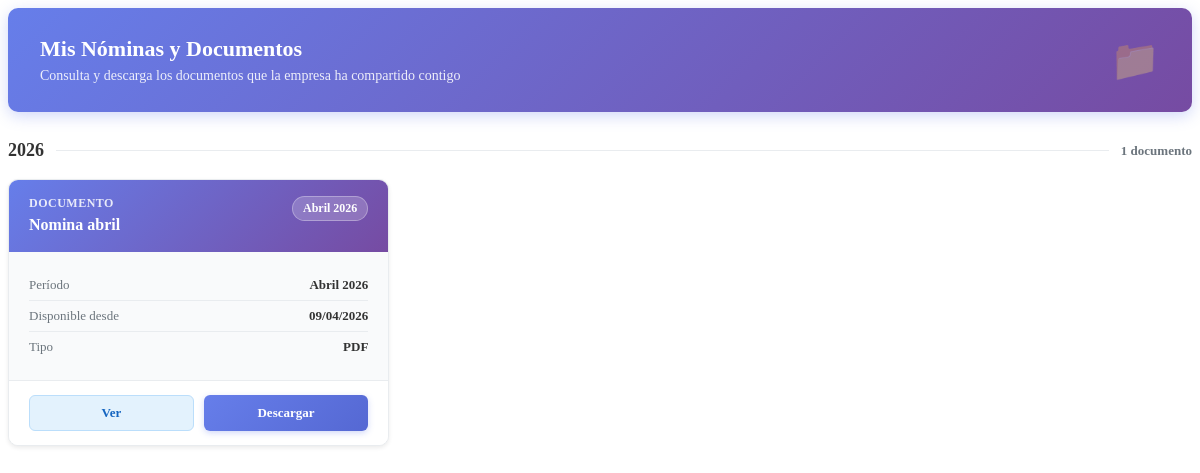
The page /secciones/mis_nominas.php (signed in) on the database its author committed.
### tables this page shows
CREATE TABLE `documentos` (
  `id_documento` int(11) NOT NULL,
  `id_usuario` int(11) NOT NULL,
  `id_empresa` int(11) NOT NULL,
  `titulo` varchar(100) NOT NULL,
  `mes` int(11) NOT NULL,
  `anio` int(11) NOT NULL,
  `ruta_archivo` varchar(255) NOT NULL,
  `fecha_subida` timestamp NOT NULL DEFAULT current_timestamp()
);

### secciones/mis_nominas.php (the view, shortened to what this page needs)
<?php
require_once __DIR__ . '/../config.php';
$idUsuario = $_SESSION['usuario']['id'];
$meses = ['','Enero','Febrero','Marzo','Abril','Mayo','Junio',
          'Julio','Agosto','Septiembre','Octubre','Noviembre','Diciembre'];
$stmt = $pdo->prepare("
    SELECT * FROM documentos
    WHERE id_usuario = ?
    ORDER BY anio DESC, mes DESC, fecha_subida DESC
");
$stmt->execute([$idUsuario]);
$documentos = $stmt->fetchAll(PDO::FETCH_ASSOC);
$porAnio = [];
foreach ($documentos as $doc) {
    $porAnio[$doc['anio']][] = $doc;
}
?>
<link rel="stylesheet" href="css/nominas.css">
<div class="nominas-wrapper">
    <div class="nominas-header-banner">
        <div>
            <h2> Mis Nóminas y Documentos</h2>
            <p>Consulta y descarga los documentos que la empresa ha compartido contigo</p>
        </div>
        <div style="font-size:40px;opacity:0.3;">📁</div>
    </div>
    <?php if (empty($documentos)): ?>
        <div class="nominas-empty">
            <div class="empty-icon">📂</div>
            <h3>No tienes documentos disponibles</h3>
            <p>Cuando tu empresa suba una nómina o documento, aparecerá aquí.</p>
        </div>
    <?php else: ?>
        <?php foreach ($porAnio as $anio => $docsAnio): ?>
            <div style="display:flex;align-items:center;gap:12px;margin:0 0 18px 0;">
                <span style="font-size:18px;font-weight:700;color:var(--text-main);"> <?= $anio ?></span>
                <span style="flex:1;height:1px;background:var(--border);"></span>
                <span style="font-size:13px;color:var(--text-muted);font-weight:600;">
                    <?= count($docsAnio) ?> documento<?= count($docsAnio) > 1 ? 's' : '' ?>
                </span>
            </div>
            <div class="mis-nominas-grid" style="margin-bottom:32px;">
                <?php foreach ($docsAnio as $doc): ?>
                    <div class="nomina-card">
                        <div class="nomina-card-header">
                            <div>
                                <div class="nomina-tipo"> Documento</div>
                                <div class="nomina-titulo"><?= htmlspecialchars($doc['titulo']) ?></div>
                            </div>
                            <div class="nomina-periodo-badge">
                                <?= $meses[$doc['mes']] ?> <?= $doc['anio'] ?>
                            </div>
                        </div>
                        <div class="nomina-card-body">
                            <div class="nomina-meta-row">
                                <span class="meta-label"> Período</span>
                                <span class="meta-value"><?= $meses[$doc['mes']] ?> <?= $doc['anio'] ?></span>
                            </div>
                            <div class="nomina-meta-row">
                                <span class="meta-label"> Disponible desde</span>
                                <span class="meta-value"><?= date('d/m/Y', strtotime($doc['fecha_subida'])) ?></span>
                            </div>
                            <div class="nomina-meta-row">
                                <span class="meta-label"> Tipo</span>
                                <span class="meta-value">PDF</span>
                            </div>
                        </div>
                        <div class="nomina-card-footer">
                            <a href="<?= htmlspecialchars($doc['ruta_archivo']) ?>"
                               target="_blank"
                               class="btn-nomina btn-nomina-ver">
                                 Ver
                            </a>
                            <a href="<?= htmlspecialchars($doc['ruta_archivo']) ?>"
                               download
                               class="btn-nomina btn-nomina-descargar">
                                 Descargar
                            </a>
                        </div>
                    </div>
                <?php endforeach; ?>
            </div>
        <?php endforeach; ?>
    <?php endif; ?>
</div>

### css/nominas.css (style rules this page uses)
.nominas-wrapper { animation: fadeInUp 0.4s ease; }
.nominas-header-banner { padding: 28px 32px; background: linear-gradient(135deg, #667eea 0%, #764ba2 100%); color: white; border-radius: var(--radius); margin-bottom: 28px; box-shadow: 0 4px 15px rgba(102,126,234,0.3); display: flex; justify-content: space-between; align-items: center; flex-wrap: wrap; gap: 15px; }
.nominas-header-banner h2 { margin: 0 0 6px 0; font-size: 22px; font-weight: 700; }
.nominas-header-banner p { margin: 0; opacity: 0.88; font-size: 14px; }
.mis-nominas-grid { display: grid; grid-template-columns: repeat(auto-fill, minmax(300px, 1fr)); gap: 20px; }
.nomina-card { background: var(--bg-card); border-radius: var(--radius); box-shadow: var(--shadow-sm); overflow: hidden; transition: transform 0.25s ease, box-shadow 0.25s ease; border: 1px solid var(--border); display: flex; flex-direction: column; }
.nomina-card-header { padding: 16px 20px; background: linear-gradient(135deg, #667eea 0%, #764ba2 100%); color: white; display: flex; justify-content: space-between; align-items: flex-start; gap: 10px; }
.nomina-card-header .nomina-tipo { font-size: 12px; font-weight: 700; text-transform: uppercase; letter-spacing: 0.5px; opacity: 0.85; margin-bottom: 4px; }
.nomina-card-header .nomina-titulo { font-size: 16px; font-weight: 700; line-height: 1.3; }
.nomina-card-header .nomina-periodo-badge { background: rgba(255,255,255,0.2); border: 1px solid rgba(255,255,255,0.3); color: white; padding: 4px 10px; border-radius: 20px; font-size: 12px; font-weight: 700; white-space: nowrap; flex-shrink: 0; }
.nomina-card-body { padding: 18px 20px; flex: 1; background: #f9fafb; }
.nomina-meta-row { display: flex; justify-content: space-between; align-items: center; padding: 7px 0; border-bottom: 1px solid var(--border); font-size: 13px; }
.nomina-meta-row:last-child { border-bottom: none; }
.nomina-meta-row .meta-label { color: var(--text-muted); font-weight: 500; }
.nomina-meta-row .meta-value { color: var(--text-main); font-weight: 700; }
.nomina-card-footer { padding: 14px 20px; border-top: 1px solid var(--border); display: grid; grid-template-columns: 1fr 1fr; gap: 10px; background: white; }
.btn-nomina { padding: 9px 12px; border: none; border-radius: var(--radius-sm); font-size: 13px; font-weight: 700; cursor: pointer; text-decoration: none; display: flex; align-items: center; justify-content: center; gap: 6px; transition: all 0.2s; }
.btn-nomina-ver { background: #e3f2fd; color: #1565c0; border: 1px solid #bbdefb; }
.btn-nomina-descargar { background: linear-gradient(135deg, var(--primary) 0%, var(--primary-dark) 100%); color: white; box-shadow: 0 2px 6px rgba(102,126,234,0.3); }

### rows shown on the page
documentos: titulo "Nomina abril", mes "Abril", anio "2026", fecha_subida "09/04/2026"

### other values the page prints
$anio "2026"
count($docsAnio) "1"
